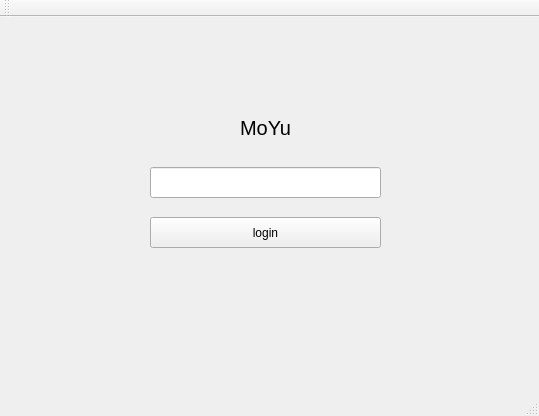
<?xml version="1.0" encoding="UTF-8"?>
<ui version="4.0">
 <class>MainWindow</class>
 <widget class="QMainWindow" name="MainWindow">
  <property name="geometry">
   <rect>
    <x>0</x>
    <y>0</y>
    <width>539</width>
    <height>416</height>
   </rect>
  </property>
  <property name="minimumSize">
   <size>
    <width>539</width>
    <height>416</height>
   </size>
  </property>
  <property name="maximumSize">
   <size>
    <width>539</width>
    <height>416</height>
   </size>
  </property>
  <property name="windowTitle">
   <string>MoYu</string>
  </property>
  <widget class="QWidget" name="centralWidget">
   <widget class="QStackedWidget" name="stackedWidget">
    <property name="geometry">
     <rect>
      <x>0</x>
      <y>0</y>
      <width>531</width>
      <height>371</height>
     </rect>
    </property>
    <property name="currentIndex">
     <number>0</number>
    </property>
    <widget class="QWidget" name="page">
     <widget class="QLabel" name="moyuTitle">
      <property name="geometry">
       <rect>
        <x>240</x>
        <y>90</y>
        <width>61</width>
        <height>41</height>
       </rect>
      </property>
      <property name="font">
       <font>
        <pointsize>15</pointsize>
       </font>
      </property>
      <property name="text">
       <string>MoYu</string>
      </property>
     </widget>
     <widget class="QLineEdit" name="idInputBox">
      <property name="geometry">
       <rect>
        <x>150</x>
        <y>150</y>
        <width>231</width>
        <height>31</height>
       </rect>
      </property>
     </widget>
     <widget class="QPushButton" name="loginButton">
      <property name="geometry">
       <rect>
        <x>150</x>
        <y>200</y>
        <width>231</width>
        <height>31</height>
       </rect>
      </property>
      <property name="text">
       <string>login</string>
      </property>
     </widget>
    </widget>
    <widget class="QWidget" name="page_2">
     <widget class="QPushButton" name="sendMsgButton">
      <property name="geometry">
       <rect>
        <x>420</x>
        <y>280</y>
        <width>91</width>
        <height>91</height>
       </rect>
      </property>
      <property name="text">
       <string>send</string>
      </property>
     </widget>
     <widget class="QPushButton" name="exitButton">
      <property name="geometry">
       <rect>
        <x>20</x>
        <y>10</y>
        <width>93</width>
        <height>28</height>
       </rect>
      </property>
      <property name="text">
       <string>exit</string>
      </property>
     </widget>
     <widget class="QPlainTextEdit" name="outputBox">
      <property name="geometry">
       <rect>
        <x>20</x>
        <y>50</y>
        <width>491</width>
        <height>221</height>
       </rect>
      </property>
     </widget>
     <widget class="QLineEdit" name="inputBox">
      <property name="geometry">
       <rect>
        <x>20</x>
        <y>280</y>
        <width>391</width>
        <height>91</height>
       </rect>
      </property>
     </widget>
    </widget>
   </widget>
  </widget>
  <widget class="QToolBar" name="mainToolBar">
   <attribute name="toolBarArea">
    <enum>TopToolBarArea</enum>
   </attribute>
   <attribute name="toolBarBreak">
    <bool>false</bool>
   </attribute>
  </widget>
  <widget class="QStatusBar" name="statusBar"/>
 </widget>
 <layoutdefault spacing="6" margin="11"/>
 <resources/>
 <connections/>
</ui>
